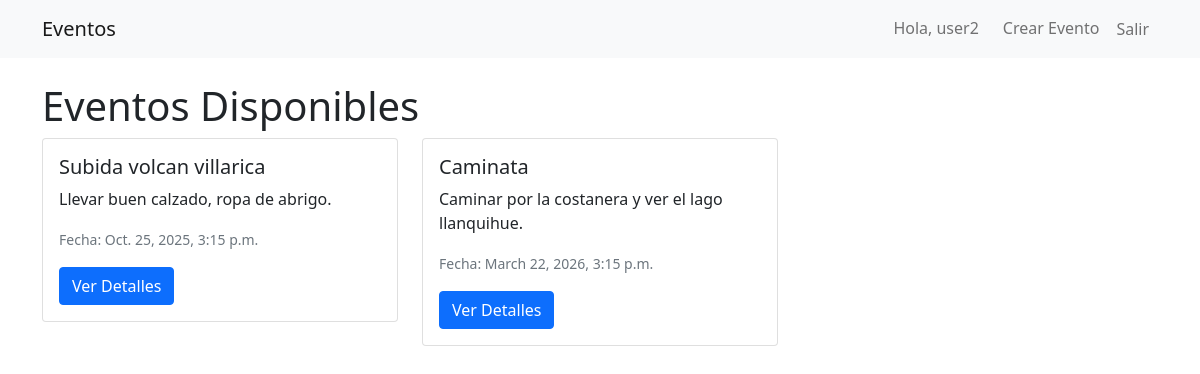
Screenshot of / (signed in) with the database file from the repository.
### events/models.py (models this page shows, shortened)
class Event(models.Model):
    title = models.CharField(max_length=200)
    description = models.TextField()
    date = models.DateTimeField()
    is_private = models.BooleanField(default=False)
    allowed_users = models.ManyToManyField(User, blank=True, related_name='allowed_events')
    creator = models.ForeignKey(User, on_delete=models.CASCADE, related_name='created_events')

### events/views.py (the view)
# urls.py: path('', views.event_list, name='event_list'),
@login_required
def event_list(request):
    events = Event.objects.filter(
        Q(is_private=False) |
        Q(is_private=True, allowed_users=request.user) |
        Q(is_private=True, creator=request.user)
    ).distinct()
    return render(request, 'events/event_list.html', {'events': events})

### events/templates/events/event_list.html (shortened to what this page needs)
{% extends 'base.html' %}
{% block content %}
<h1>Eventos Disponibles</h1>
{% if events %}
    <div class="row">
        {% for event in events %}
            <div class="col-md-4 mb-4">
                <div class="card">
                    <div class="card-body">
                        <h5 class="card-title">{{ event.title }}</h5>
                        <p class="card-text">{{ event.description|truncatechars:100 }}</p>
                        <p class="card-text"><small class="text-muted">Fecha: {{ event.date }}</small></p>
                        <a href="{% url 'event_detail' event.pk %}" class="btn btn-primary">Ver Detalles</a>
                    </div>
                </div>
            </div>
        {% endfor %}
    </div>
{% else %}
    <p>No hay eventos disponibles.</p>
{% endif %}
{% endblock %}

### templates/base.html (shortened to what this page needs)
<!DOCTYPE html>
<html lang="es">
<head>
    <link href="https://cdn.jsdelivr.net/npm/bootstrap@5.1.3/dist/css/bootstrap.min.css" rel="stylesheet">
</head>
<body>
    <nav class="navbar navbar-expand-lg navbar-light bg-light">
        <div class="container">
            <a class="navbar-brand" href="{% url 'event_list' %}">Eventos</a>
            <div class="navbar-nav ms-auto">
                {% if user.is_authenticated %}
                    <span class="navbar-text me-3">Hola, {{ user.username }}</span>
                    <a class="nav-link" href="{% url 'event_create' %}">Crear Evento</a>
                    <form class="d-inline" method="post" action="{% url 'logout' %}">
                        <button type="submit" class="btn btn-link nav-link">Salir</button>
                    </form>
                {% else %}
                    <a class="nav-link" href="{% url 'login' %}">Iniciar Sesión</a>
                    <a class="nav-link" href="{% url 'register' %}">Registrarse</a>
                {% endif %}
            </div>
        </div>
    </nav>
    <div class="container mt-4">
        {% block content %}{% endblock %}
    </div>
</body>
</html>

### rows the page displays
Event: title "Subida volcan villarica", description "Llevar buen calzado, ropa de abrigo.", date "Oct. 25, 2025, 3:15 p.m."
Event: title "Caminata", description "Caminar por la costanera y ver el lago llanquihue.", date "March 22, 2026, 3:15 p.m."

### other values shown
{{ user.username }} "user2"
